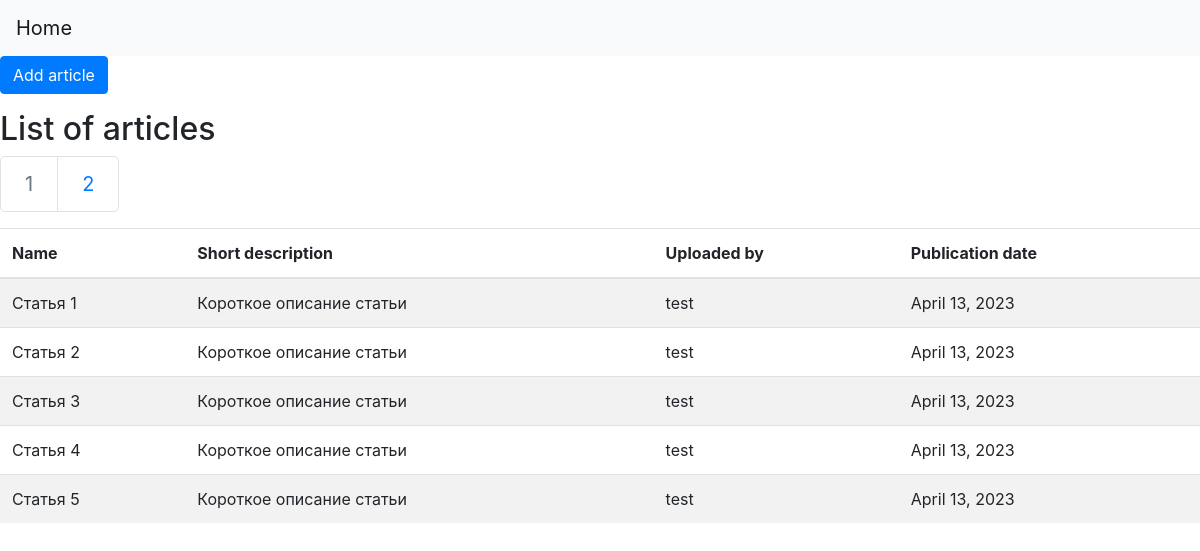
/articles/1, run on the app's committed database.
### journal_website/models.py (models this page shows, shortened)
class Article(models.Model):
    name = models.ForeignKey(String, related_name='article_name', on_delete=models.CASCADE)
    short_description = models.ForeignKey(String, related_name='article_short_description', on_delete=models.CASCADE)
    publication_date = models.DateField()
    file_name = models.TextField()
    authors = models.TextField()
    user = models.ForeignKey(User, related_name='article_custom_user', on_delete=models.SET_NULL, null=True)
    volume = models.ForeignKey(Volume, related_name='article_volume', on_delete=models.SET_NULL, null=True)
    category = models.ForeignKey(Category, related_name='article_category', on_delete=models.SET_NULL, null=True)
    class Meta:
        verbose_name_plural = 'articles'

class String(models.Model):
    russian = models.TextField()
    english = models.TextField(blank=True, null=True)
    def __str__(self):
        return self.russian
    class Meta:
        verbose_name_plural = 'strings'

### journal_website/views.py (the view)
# urls.py: path("articles/<int:number_of_page>", views.display_page_with_articles, name="articles_with_pagination"),
def display_page_with_articles(request, number_of_page):
	pagination_for_articles = article.get_pagination_for_list_of_articles(list_of_articles=article.get_all_articles(), number_of_articles_per_page=5, number_of_page_to_display=number_of_page)
	return render(request, "article/articles.html", {'pagination_for_articles': pagination_for_articles})

### journal_website/repositories/ArticleRepository.py (called while the page is built)
    def get_all_articles(self):
        return self.article_model.objects.all().order_by("pk")

    def get_pagination_for_list_of_articles(self, list_of_articles, number_of_articles_per_page, number_of_page_to_display):
        paginator = Paginator(list_of_articles, per_page=number_of_articles_per_page)
        return paginator.get_page(number_of_page_to_display)

### journal_website/templates/article/articles.html (shortened to what this page needs)
{% extends 'main/layout.html' %}
{% block body %}
{% load crispy_forms_tags %}
<body>
<nav class="navbar navbar-expand-lg navbar-light bg-light">
    <a class="navbar-brand" href="/">Home</a>
</nav>
<p><a href="#" class="btn btn-primary">Add article</a></p>
<h2>List of articles</h2>
<nav aria-label="Page navigation">
  <ul class="pagination pagination-lg">
    {% block pagination %}
    {% for number_of_page in pagination_for_articles.paginator.get_elided_page_range %}
        {% if number_of_page == pagination_for_articles.paginator.ELLIPSIS %}
          {{ number_of_page }}
        {% else %}
          {% if number_of_page == pagination_for_articles.number %}
            <li class="page-item disabled">
              <a class="page-link" href="#" tabindex="-1">{{ number_of_page }}</a>
            </li>
          {% else %}
              <li class="page-item"><a class="page-link" href="{% url 'articles_with_pagination' number_of_page %}">{{ number_of_page }}</a></li>
          {% endif %}
        {% endif %}
    {% endfor %}
    {% endblock %}
  </ul>
</nav>
<div class="table-responsive">
  <table class="table table-striped">
    <thead>
      <tr>
        <th>Name</th>
        <th>Short description</th>
        <th>Uploaded by</th>
        <th>Publication date</th>
      </tr>
    </thead>
    <tbody>
      {% block article %}
        {% for article in pagination_for_articles %}
          <tr>
            <td>{{ article.name }}</td>
            <td>{{ article.short_description }}</td>
            <td>{{ article.user }}</td>
            <td>{{ article.publication_date }}</td>
          </tr>
        {% endfor %}
      {% endblock %}
    </tbody>
  </table>
</div>
</body>
{% endblock %}

### data on the page
Article: name "Статья 1", short_description "Короткое описание статьи", user "test", publication_date "April 13, 2023"
Article: name "Статья 2", short_description "Короткое описание статьи", user "test", publication_date "April 13, 2023"
Article: name "Статья 3", short_description "Короткое описание статьи", user "test", publication_date "April 13, 2023"
Article: name "Статья 4", short_description "Короткое описание статьи", user "test", publication_date "April 13, 2023"
Article: name "Статья 5", short_description "Короткое описание статьи", user "test", publication_date "April 13, 2023"

### other printed values
{{ number_of_page }} "1"
{{ number_of_page }} "2"
